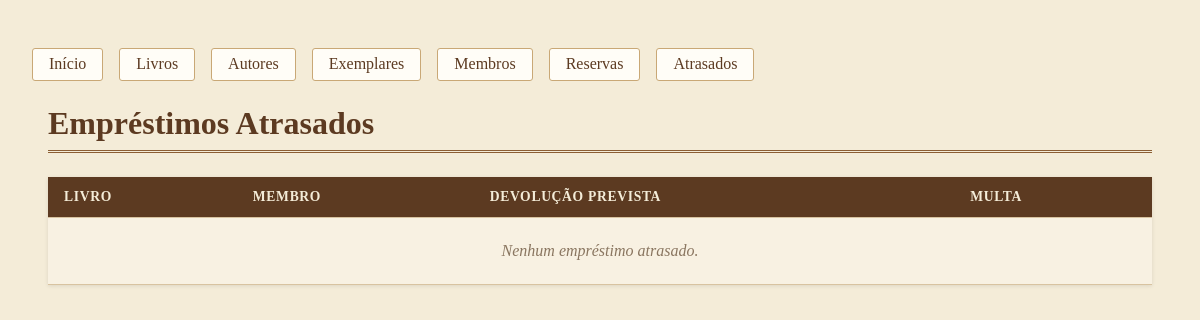
The app's page /emprestimos/atrasados/, older data.
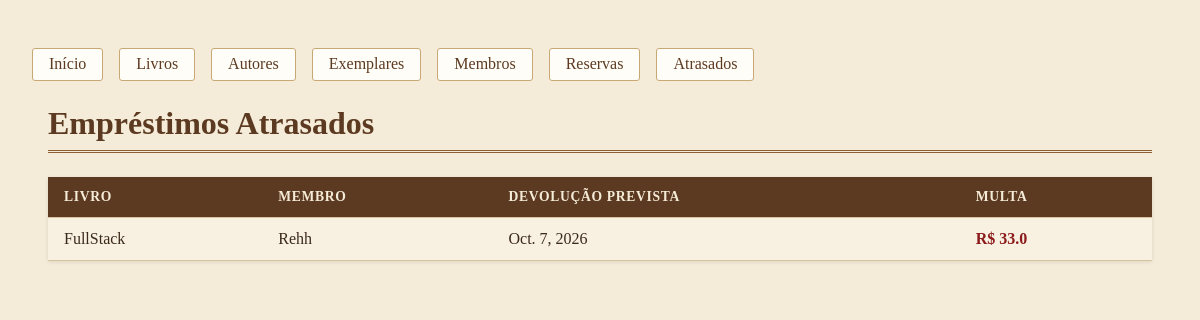
The same page, newer data.
### acervo/models.py (models this page shows, shortened)
class Emprestimo(models.Model):
    exemplar = models.ForeignKey(Exemplar, on_delete=models.CASCADE, related_name='emprestimos')
    membro = models.ForeignKey(Membro, on_delete=models.CASCADE, related_name='emprestimos')
    data_emprestimo = models.DateField(auto_now_add=True)
    data_prevista_devolucao = models.DateField()
    data_devolucao = models.DateField(null=True, blank=True)
    @property
    def calcular_multa(self):
        from django.utils import timezone
        VALOR_MULTA_POR_DIA = 1.50
        data_referencia = self.data_devolucao or timezone.now().date()
        dias_atraso = (data_referencia - self.data_prevista_devolucao).days
        if dias_atraso > 0:
            return round(dias_atraso * VALOR_MULTA_POR_DIA, 2)
        return 0.0

class Exemplar(models.Model):
    STATUS_CHOICES = [
        ('disponivel', 'Disponível'),
        ('emprestado', 'Emprestado'),
        ('reservado', 'Reservado'),
    ]
    livro = models.ForeignKey(Livro, on_delete=models.CASCADE, related_name='exemplares')
    codigo_patrimonio = models.CharField(max_length=20, unique=True)
    status = models.CharField(max_length=10, choices=STATUS_CHOICES, default='disponivel')

class Livro(models.Model):
    TIPO_CHOICES = [
        ('digital', 'Digital'),
        ('fisico', 'Físico'),
    ]
    CATEGORIA_CHOICES = [
        ('000', '000 – Generalidades e Informação'),
        ('100', '100 – Filosofia e Psicologia'),
        ('200', '200 – Religião e Teologia'),
        ('300', '300 – Ciências Sociais e Direito'),
        ('400', '400 – Linguística e Idiomas'),
        ('500', '500 – Ciências Puras (Exatas e Naturais)'),
        ('600', '600 – Ciências Aplicadas (Tecnologia)'),
        ('700', '700 – Artes e Recreação'),
        ('800', '800 – Literatura'),
        ('900', '900 – História e Geografia'),
    ]
    titulo = models.CharField(max_length=200)
    autor = models.ForeignKey(Autor, on_delete=models.CASCADE, related_name='livros')
    ano = models.IntegerField()
    tipo = models.CharField(max_length=10, choices=TIPO_CHOICES, default='fisico')
    categoria = models.CharField(max_length=3, choices=CATEGORIA_CHOICES, default='000')

class Membro(models.Model):
    nome = models.CharField(max_length=100)
    email = models.EmailField(unique=True)

### acervo/views.py (the view)
# urls.py: path('emprestimos/atrasados/', views.lista_emprestimos_atrasados, name='lista_emprestimos_atrasados'),
def lista_emprestimos_atrasados(request):
    atrasados = Emprestimo.objects.filter(
        data_devolucao__isnull=True,
        data_prevista_devolucao__lt=timezone.now().date(),
    ).select_related('exemplar', 'exemplar__livro', 'membro')
    return render(request, 'acervo/emprestimos/atrasados.html', {'emprestimos': atrasados})

### acervo/templates/acervo/emprestimos/atrasados.html (shortened to what this page needs)
{% extends 'acervo/base.html' %}
{% block conteudo %}
<h1>Empréstimos Atrasados</h1>
<table>
    <tr><th>Livro</th><th>Membro</th><th>Devolução Prevista</th><th>Multa</th></tr>
    {% for emprestimo in emprestimos %}
    <tr>
        <td>{{ emprestimo.exemplar.livro.titulo }}</td>
        <td>{{ emprestimo.membro.nome }}</td>
        <td>{{ emprestimo.data_prevista_devolucao }}</td>
        <td class="valor-multa">R$ {{ emprestimo.calcular_multa }}</td>
    </tr>
    {% empty %}
    <tr><td colspan="4">Nenhum empréstimo atrasado.</td></tr>
    {% endfor %}
</table>
{% endblock %}

### acervo/templates/acervo/base.html (shortened to what this page needs)
{% load static %}
<!DOCTYPE html>
<html lang="pt-br">
<head>
    <link rel="stylesheet" href="{% static 'css/style.css' %}">
</head>
<body>
<div class="nav-secoes">
    <a href="{% url 'inicio' %}">Início</a>
    <a href="{% url 'lista' %}">Livros</a>
    <a href="{% url 'lista_autores' %}">Autores</a>
    <a href="{% url 'lista_exemplares' %}">Exemplares</a>
    <a href="{% url 'lista_membros' %}">Membros</a>
    <a href="{% url 'lista_reservas' %}">Reservas</a>
    <a href="{% url 'lista_emprestimos_atrasados' %}">Atrasados</a>
</div>
<div class="conteudo">
    {% block conteudo %}
    {% endblock %}
</div>
</body>
</html>

### acervo/static/css/style.css (style rules this page uses)
body { font-family: 'Georgia', 'Times New Roman', serif; background-color: #f4ecd8; color: #3b2a1a; margin: 0; padding: 2rem; }
h1 { font-size: 2rem; color: #5c3a21; border-bottom: 3px double #8b5e34; padding-bottom: 0.5rem; margin-bottom: 1.5rem; }
table { width: 100%; border-collapse: collapse; background-color: #fffdf7; box-shadow: 0 1px 4px rgba(0, 0, 0, 0.1); }
th, td { text-align: left; padding: 0.75rem 1rem; border-bottom: 1px solid #d8c3a0; }
th { background-color: #5c3a21; color: #f4ecd8; text-transform: uppercase; font-size: 0.85rem; letter-spacing: 0.05em; }
tr:nth-child(even) { background-color: #f8f1e2; }
.nav-secoes { display: flex; gap: 1rem; margin-bottom: 1.5rem; margin-top: 1rem; flex-wrap: wrap; }
.nav-secoes a { font-family: 'Georgia', 'Times New Roman', serif; color: #5c3a21; text-decoration: none; padding: 0.4rem 1rem; border: 1px solid #c9a876; border-radius: 3px; background-color: #fffdf7; transition: background-color 0.2s ease; }
.conteudo { padding: 0 1rem; }
.valor-multa { color: #8b1a1a; font-weight: bold; }

Row changes from the older to the newer data that the page shows:
added Emprestimo: exemplar.livro.titulo "FullStack", membro.nome "Rehh", data_prevista_devolucao "Oct. 7, 2026", calcular_multa "33.0"
Text that changed along with them:
text no longer shown: "Nenhum empréstimo atrasado."
